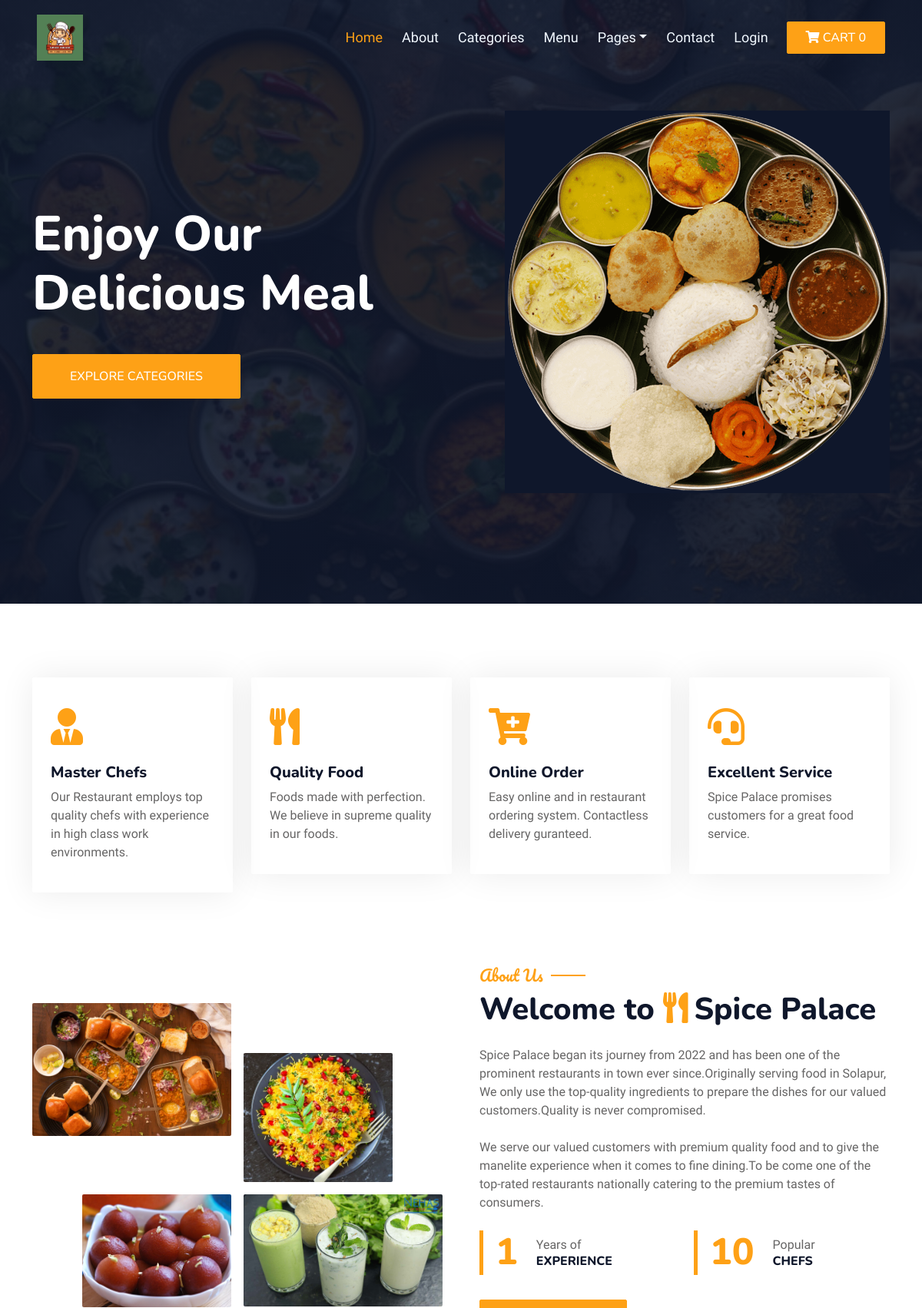
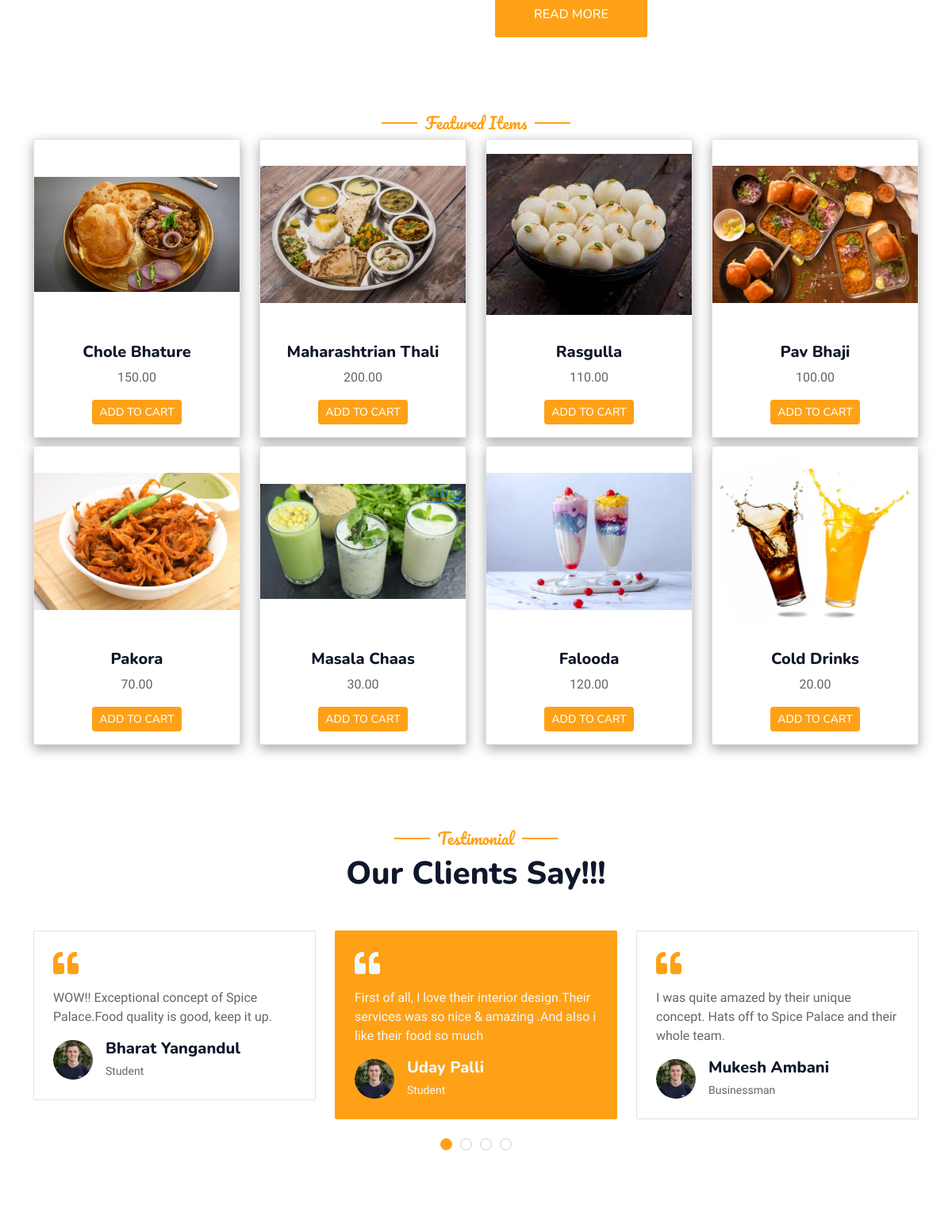
The app's page /frontend/index.php (upper part) with its own data (2 pictures, top to bottom).
### tables this page shows
CREATE TABLE `tbl_food` (
  `id` int(10) UNSIGNED NOT NULL,
  `title` varchar(100) NOT NULL,
  `description` text NOT NULL,
  `price` decimal(10,2) NOT NULL,
  `image_name` varchar(255) NOT NULL,
  `category_id` int(10) UNSIGNED NOT NULL,
  `featured` varchar(10) NOT NULL,
  `active` varchar(10) NOT NULL,
  `stock` int(100) UNSIGNED NOT NULL
);

### frontend/index.php (the view, shortened to what this page needs)
<?php include('config/constants.php'); ?>
<!DOCTYPE html>
<html lang="en">
<head>
    <link href="https://cdnjs.cloudflare.com/ajax/libs/font-awesome/5.10.0/css/all.min.css" rel="stylesheet">
    <link href="https://cdn.jsdelivr.net/npm/bootstrap-icons@1.4.1/font/bootstrap-icons.css" rel="stylesheet">
    <link href="lib/animate/animate.min.css" rel="stylesheet">
    <link href="lib/owlcarousel/assets/owl.carousel.min.css" rel="stylesheet">
    <link href="lib/tempusdominus/css/tempusdominus-bootstrap-4.min.css" rel="stylesheet" />
    <link href="css/bootstrap.min.css" rel="stylesheet">
    <link href="css/style.css" rel="stylesheet">
</head>
<body>
    <div class="container-xxl bg-white p-0">
        <div class="container-xxl position-relative p-0">
            <nav class="navbar navbar-expand-lg navbar-dark bg-dark px-4 px-lg-5 py-3 py-lg-0">
                <a href="<?php echo SITEURL; ?>" class="navbar-brand p-0">
                    <img src="../images/logo.png" alt="Logo">
                </a>
                <div class="collapse navbar-collapse" id="navbarCollapse">
                    <div class="navbar-nav ms-auto py-0 pe-4">
                        <a href="index.php" class="nav-item nav-link active">Home</a>
                        <a href="about.php" class="nav-item nav-link">About</a>
                        <a href="categories.php" class="nav-item nav-link">Categories</a>
                        <a href="menu.php" class="nav-item nav-link">Menu</a>
                        <div class="nav-item dropdown">
                            <a href="#" class="nav-link dropdown-toggle" data-bs-toggle="dropdown">Pages</a>
                        </div>
                        <a href="contact.php" class="nav-item nav-link">Contact</a>
                        <?php
                        if (isset($_SESSION['user'])) {
                            $username = $_SESSION['user'];
                        ?>
                            <div class="nav-item dropdown">
                                <a href="#" class="nav-link dropdown-toggle" data-bs-toggle="dropdown"><?php echo $username; ?></a>
                                <div class="dropdown-menu m-0">
                                    <a href="myaccount.php" class="dropdown-item">My Account</a>
                                    <a href="logout.php" class="dropdown-item">Logout</a>
                                </div>
                            </div>
                        <?php
                        } else {
                        ?>
                            <a href="login.php" class="nav-item nav-link">Login</a>
                        <?php
                        }
                        ?>
                    </div>
                    <?php
                    $count = 0;
                    ?>
                    <a href="mycart.php" class="btn btn-primary py-2 px-4"><i class="fas fa-shopping-cart"></i><span> Cart <?php echo $count; ?></span></a>
                </div>
            </nav>
            <div class="container-xxl py-5 bg-dark hero-header mb-5">
                <div class="container my-5 py-5">
                    <div class="row align-items-center g-5">
                        <div class="col-lg-6 text-center text-lg-start">
                            <h1 class="display-3 text-white animated slideInLeft">Enjoy Our<br>Delicious Meal</h1>
                            <p class="text-white animated slideInLeft mb-4 pb-2"></p>
                            <a href="<?php echo SITEURL; ?>categories.php" class="btn btn-primary py-sm-3 px-sm-5 me-3 animated slideInLeft">Explore Categories</a>
                        </div>
                        <div class="col-lg-6 text-center text-lg-end overflow-hidden">
                            <img class="img-fluid" src="../images/hero.png" alt="">
                        </div>
                    </div>
                </div>
            </div>
        </div>
        <div class="container-xxl py-5">
            <div class="container">
                <div class="row g-4">
                    <div class="col-lg-3 col-sm-6 wow fadeInUp" data-wow-delay="0.1s">
                        <div class="service-item rounded pt-3">
                            <div class="p-4">
                                <i class="fa fa-3x fa-user-tie text-primary mb-4"></i>
                                <h5>Master Chefs</h5>
                                <p>Our Restaurant employs top quality chefs with experience in high class work environments. </p>
                            </div>
                        </div>
                    </div>
                    <div class="col-lg-3 col-sm-6 wow fadeInUp" data-wow-delay="0.3s">
                        <div class="service-item rounded pt-3">
                            <div class="p-4">
                                <i class="fa fa-3x fa-utensils text-primary mb-4"></i>
                                <h5>Quality Food</h5>
                                <p>Foods made with perfection. We believe in supreme quality in our foods.</p>
                            </div>
                        </div>
                    </div>
                    <div class="col-lg-3 col-sm-6 wow fadeInUp" data-wow-delay="0.5s">
                        <div class="service-item rounded pt-3">
                            <div class="p-4">
                                <i class="fa fa-3x fa-cart-plus text-primary mb-4"></i>
                                <h5>Online Order</h5>
                                <p>Easy online and in restaurant ordering system. Contactless delivery guranteed.</p>
                            </div>
                        </div>
                    </div>
                    <div class="col-lg-3 col-sm-6 wow fadeInUp" data-wow-delay="0.7s">
                        <div class="service-item rounded pt-3">
                            <div class="p-4">
                                <i class="fa fa-3x fa-headset text-primary mb-4"></i>
                                <h5>Excellent Service</h5>
                                <p>Spice Palace promises customers for a great food service.</p>
                            </div>
                        </div>
                    </div>
                </div>
            </div>
        </div>
        <div class="container-xxl py-5">
            <div class="container">
                <div class="row g-5 align-items-center">
                    <div class="col-lg-6">
                        <div class="row g-3">
                            <div class="col-6 text-start">
                                <img class="img-fluid rounded w-100 wow zoomIn" data-wow-delay="0.1s" src="../images/about-1.jpg">
                            </div>
                            <div class="col-6 text-start">
                                <img class="img-fluid rounded w-75 wow zoomIn" data-wow-delay="0.3s" src="../images/about-2.jpg" style="margin-top: 25%;">
                            </div>
                            <div class="col-6 text-end">
                                <img class="img-fluid rounded w-75 wow zoomIn" data-wow-delay="0.5s" src="../images/about-3.jpg">
                            </div>
                            <div class="col-6 text-end">
                                <img class="img-fluid rounded w-100 wow zoomIn" data-wow-delay="0.7s" src="../images/about-4.jpg">
                            </div>
                        </div>
                    </div>
                    <div class="col-lg-6">
                        <h5 class="section-title ff-secondary text-start text-primary fw-normal">About Us</h5>
                        <h1 class="mb-4">Welcome to <i class="fa fa-utensils text-primary me-2"></i>Spice Palace</h1>
                        <p class="mb-4">Spice Palace began its journey from 2022 and has been one of the prominent restaurants in town ever since.Originally serving food in Solapur,
                            We only use the top-quality ingredients to prepare the dishes for our valued customers.Quality is never compromised.
                        </p>
                        <p class="mb-4">We serve our valued customers with premium quality food and to give the manelite experience when it comes to fine dining.To be come one of the top-rated restaurants nationally catering to the premium tastes of consumers.</p>
                        <div class="row g-4 mb-4">
                            <div class="col-sm-6">
                                <div class="d-flex align-items-center border-start border-5 border-primary px-3">
                                    <h1 class="flex-shrink-0 display-5 text-primary mb-0" data-toggle="counter-up">1</h1>
                                    <div class="ps-4">
                                        <p class="mb-0">Years of</p>
                                        <h6 class="text-uppercase mb-0">Experience</h6>
                                    </div>
                                </div>
                            </div>
                            <div class="col-sm-6">
                                <div class="d-flex align-items-center border-start border-5 border-primary px-3">
                                    <h1 class="flex-shrink-0 display-5 text-primary mb-0" data-toggle="counter-up">10</h1>
                                    <div class="ps-4">
                                        <p class="mb-0">Popular</p>
                                        <h6 class="text-uppercase mb-0">Chefs</h6>
                                    </div>
                                </div>
                            </div>
                        </div>
                        <a class="btn btn-primary py-3 px-5 mt-2" href="">Read More</a>
                    </div>
                </div>
            </div>
        </div>
        <div class="container-xxl py-5 wow fadeInUp" data-wow-delay="0.1s">
            <div class="container">
                <div class="text-center">
                    <h5 class="section-title ff-secondary text-center text-primary fw-normal">Featured Items</h5>
                    <div class="row">
                        <?php
                        $sql = "SELECT * FROM tbl_food WHERE featured='Yes' AND active='Yes'";
                        $res = mysqli_query($conn, $sql);
                        $count = mysqli_num_rows($res);
                        if ($count > 0) {
                            while ($row = mysqli_fetch_assoc($res)) {
                                $title = $row['title'];
                                $image_name = $row['image_name'];
                                $price = $row['price'];
                        ?>
                                <div class="col-lg-3">
                                    <div class="card">
                                        <img src="<?php echo SITEURL; ?>../images/food/<?php echo $image_name; ?>" class="card-img-top" alt="...">
                                        <div class="card-body text-center">
                                            <form action="manage-cart.php" method="POST">
                                                <h5 class="card-title"><?php echo $title; ?></h5>
                                                <p class="card-text"><?php echo $price; ?></p>
                                                <button type="submit" name="Add_To_Cart" class="btn btn-primary btn-sm">Add To Cart</button>
                                            </form>
                                        </div>
                                    </div>
                                </div>
                        <?php
                            }
                        } else {
                            echo "Categories not found";
                        }
                        ?>
                    </div>
                </div>
            </div>
        </div>
        <div class="container-xxl py-5 wow fadeInUp" data-wow-delay="0.1s">
            <div class="container">
                <div class="text-center">
                    <h5 class="section-title ff-secondary text-center text-primary fw-normal">Testimonial</h5>
                    <h1 class="mb-5">Our Clients Say!!!</h1>
                </div>
                <div class="owl-carousel testimonial-carousel">
                    <div class="testimonial-item bg-transparent border rounded p-4">
                        <i class="fa fa-quote-left fa-2x text-primary mb-3"></i>
                        <p>First of all, I love their interior design.Their services was so nice & amazing .And also i like their food so much</p>
                        <div class="d-flex align-items-center">
                            <img class="img-fluid flex-shrink-0 rounded-circle" src="../images/avatar1.jpeg" style="width: 50px; height: 50px;">
                            <div class="ps-3">
                                <h5 class="mb-1">Uday Palli</h5>
                                <small>Student</small>
                            </div>
                        </div>
                    </div>
                    <div class="testimonial-item bg-transparent border rounded p-4">
                        <i class="fa fa-quote-left fa-2x text-primary mb-3"></i>
                        <p>I was quite amazed by their unique concept. Hats off to Spice Palace and their whole team.</p>
                        <div class="d-flex align-items-center">
                            <img class="img-fluid flex-shrink-0 rounded-circle" src="../images/avatar1.jpeg" style="width: 50px; height: 50px;">
                            <div class="ps-3">
                                <h5 class="mb-1">Mukesh Ambani</h5>
                                <small>Businessman</small>
                            </div>
                        </div>
                    </div>
                    <div class="testimonial-item bg-transparent border rounded p-4">
                        <i class="fa fa-quote-left fa-2x text-primary mb-3"></i>
                        <p>WOW!! Exceptional concept of Spice Palace.Food quality is good, keep it up.</p>
                        <div class="d-flex align-items-center">
                            <img class="img-fluid flex-shrink-0 rounded-circle" src="../images/avatar1.jpeg" style="width: 50px; height: 50px;">
                            <div class="ps-3">
                                <h5 class="mb-1">Bharat Yangandul</h5>
                                <small>Student</small>
                            </div>
                        </div>
                    </div>
                </div>
            </div>
        </div>
    </div>
</body>
</html>

### records on screen
tbl_food: image_name (picture), title "Chole Bhature", price "150.00"
tbl_food: image_name (picture), title "Maharashtrian Thali", price "200.00"
tbl_food: image_name (picture), title "Rasgulla", price "110.00"
tbl_food: image_name (picture), title "Pav Bhaji", price "100.00"
tbl_food: image_name (picture), title "Pakora", price "70.00"
tbl_food: image_name (picture), title "Masala Chaas", price "30.00"
tbl_food: image_name (picture), title "Falooda", price "120.00"
tbl_food: image_name (picture), title "Cold Drinks", price "20.00"

### other values on screen
$count "0"
